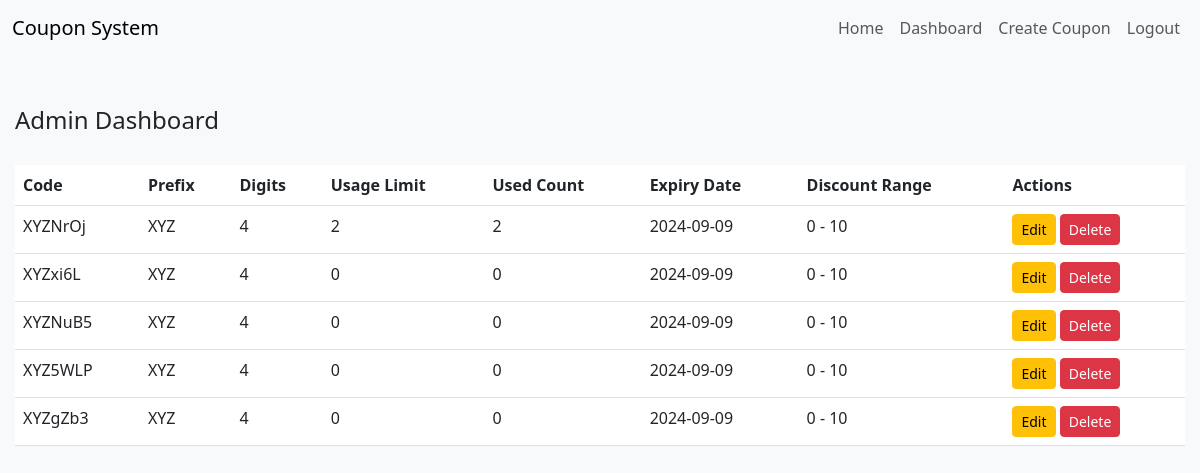
/admin_dashboard.php (signed in), run on the app's committed database.
### tables this page shows
CREATE TABLE `coupons` (
  `id` int(11) NOT NULL,
  `admin_id` int(11) NOT NULL,
  `code` varchar(255) NOT NULL,
  `prefix` varchar(50) DEFAULT NULL,
  `digits` int(11) DEFAULT NULL,
  `usage_limit` int(11) DEFAULT 1,
  `used_count` int(11) DEFAULT 0,
  `expiry_date` date DEFAULT NULL,
  `discount_min` int(11) DEFAULT NULL,
  `discount_max` int(11) DEFAULT NULL,
  `created_at` timestamp NOT NULL DEFAULT current_timestamp()
);

### admin_dashboard.php (the view, shortened to what this page needs)
<?php
require 'header.php';
require 'db.php';
$admin_id = $_SESSION['admin_id'];
$coupons = $conn->query("SELECT * FROM coupons WHERE admin_id = $admin_id");
?>
<div class="container">
    <h2 class="mt-5">Admin Dashboard</h2>
    <div class="table-responsive">
        <table class="table">
            <thead>
                <tr>
                    <th>Code</th>
                    <th>Prefix</th>
                    <th>Digits</th>
                    <th>Usage Limit</th>
                    <th>Used Count</th>
                    <th>Expiry Date</th>
                    <th>Discount Range</th>
                    <th>Actions</th>
                </tr>
            </thead>
            <tbody>
                <?php while ($coupon = $coupons->fetch_assoc()): ?>
                    <tr>
                        <td><?php echo $coupon['code']; ?></td>
                        <td><?php echo $coupon['prefix']; ?></td>
                        <td><?php echo $coupon['digits']; ?></td>
                        <td><?php echo $coupon['usage_limit']; ?></td>
                        <td><?php echo $coupon['used_count']; ?></td>
                        <td><?php echo $coupon['expiry_date']; ?></td>
                        <td><?php echo $coupon['discount_min'] . ' - ' . $coupon['discount_max']; ?></td>
                        <td>
                            <a href="edit_coupon.php?id=<?php echo $coupon['id']; ?>" class="btn btn-warning btn-sm">Edit</a>
                            <a href="delete_coupon.php?id=<?php echo $coupon['id']; ?>" class="btn btn-danger btn-sm" onclick="return confirm('Are you sure?')">Delete</a>
                        </td>
                    </tr>
                <?php endwhile; ?>
            </tbody>
        </table>
    </div>
</div>
</body>
</html>

### header.php (shortened to what this page needs)
<!DOCTYPE html>
<html lang="en">
<head>
    <link href="https://cdn.jsdelivr.net/npm/bootstrap@5.3.0/dist/css/bootstrap.min.css" rel="stylesheet">
    <link rel="stylesheet" href="styles.css">
</head>
<body>
<nav class="navbar navbar-expand-lg navbar-light bg-light">
    <div class="container-fluid">
        <a class="navbar-brand" href="index.php">Coupon System</a>
        <div class="collapse navbar-collapse" id="navbarNav">
            <ul class="navbar-nav ms-auto">
                <li class="nav-item">
                    <a class="nav-link" href="index.php">Home</a>
                </li>
                <?php if (isset($_SESSION['admin_id'])): ?>
                    <li class="nav-item">
                        <a class="nav-link" href="admin_dashboard.php">Dashboard</a>
                    </li>
                    <li class="nav-item">
                        <a class="nav-link" href="create_coupon.php">Create Coupon</a>
                    </li>
                    <li class="nav-item">
                        <a class="nav-link" href="logout.php">Logout</a>
                    </li>
                <?php else: ?>
                    <li class="nav-item">
                        <a class="nav-link" href="admin_login.php">Admin Login</a>
                    </li>
                <?php endif; ?>
            </ul>
        </div>
    </div>
</nav>

### styles.css (style rules this page uses)
body { background-color: #f8f9fa; }
.container { margin-top: 50px; max-width: 100%; padding-left: 15px; padding-right: 15px; }
h2 { margin-bottom: 30px; font-size: 1.5rem; }

### data on the page
coupons: code "XYZNrOj", prefix "XYZ", digits "4", usage_limit "2", used_count "2", expiry_date "2024-09-09", discount_min "0", discount_max "10"
coupons: code "XYZxi6L", prefix "XYZ", digits "4", usage_limit "0", used_count "0", expiry_date "2024-09-09", discount_min "0", discount_max "10"
coupons: code "XYZNuB5", prefix "XYZ", digits "4", usage_limit "0", used_count "0", expiry_date "2024-09-09", discount_min "0", discount_max "10"
coupons: code "XYZ5WLP", prefix "XYZ", digits "4", usage_limit "0", used_count "0", expiry_date "2024-09-09", discount_min "0", discount_max "10"
coupons: code "XYZgZb3", prefix "XYZ", digits "4", usage_limit "0", used_count "0", expiry_date "2024-09-09", discount_min "0", discount_max "10"
